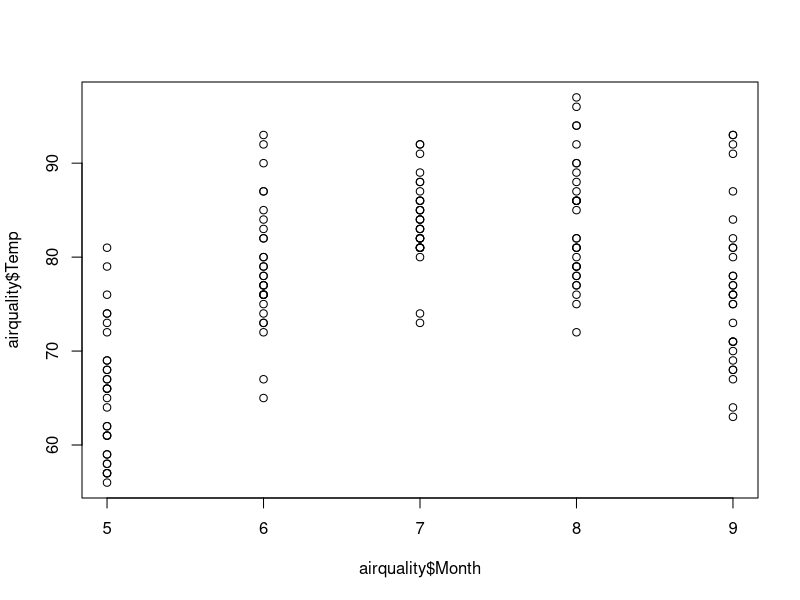
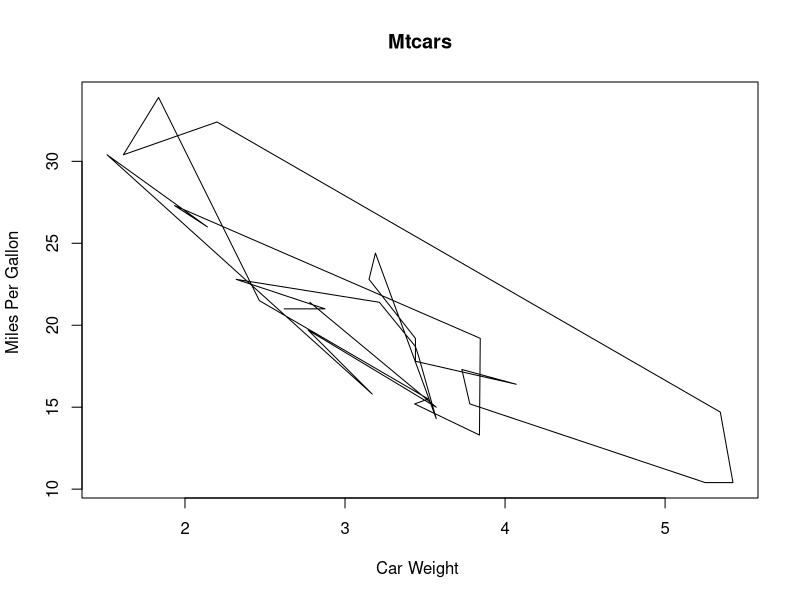

These charts were generated, in order, by the following R code:
## ---- chunk 1
knitr::opts_chunk$set(echo = FALSE)
## ---- chunk 2
names(airquality)
plot(airquality$Month,airquality$Temp)  
## ---- chunk 3
names(mtcars)
plot(mtcars$wt, mtcars$mpg, main="Mtcars", 
   xlab="Car Weight ", ylab="Miles Per Gallon ", pch=20, type="l") 
